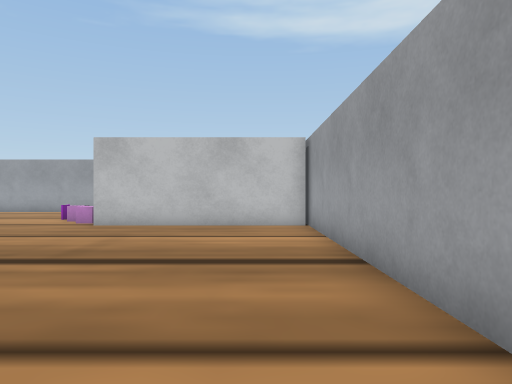
View 1 (above)

19 first-person views from a walk through a world built for the Webots simulator. The camera is 0.19 m above the floor, looks level and sees 70° across. The floor is counted in squares, 0.2 m on a side. Each view is taken from the middle of a square. On the plan, view 1 faces up. The plan holds only what a view shows up to about 13 squares ahead; the rest is blank. The robots in the file are not drawn. Webots' stock objects and surfaces are drawn as simple stand-ins.

View 2
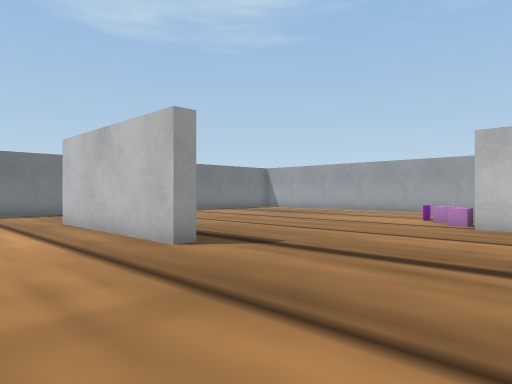

View 3
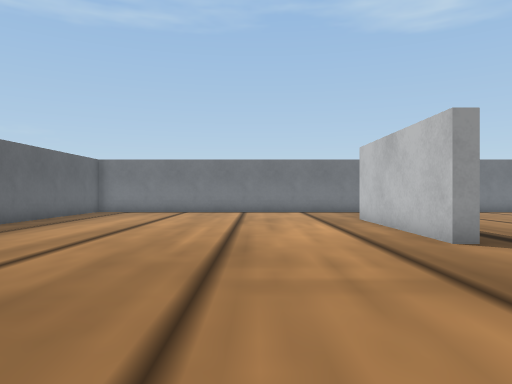

View 4
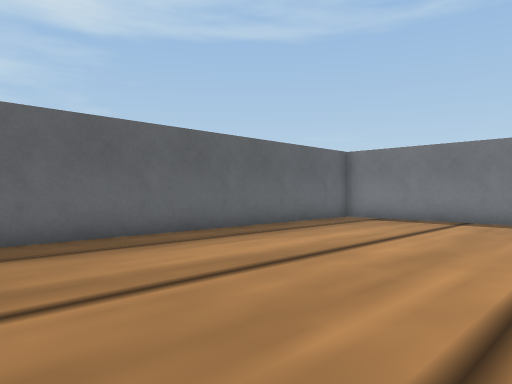

View 5
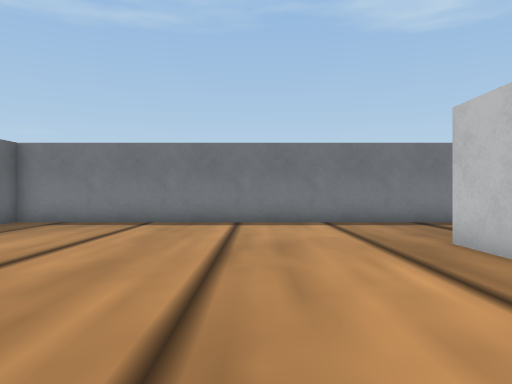

View 6
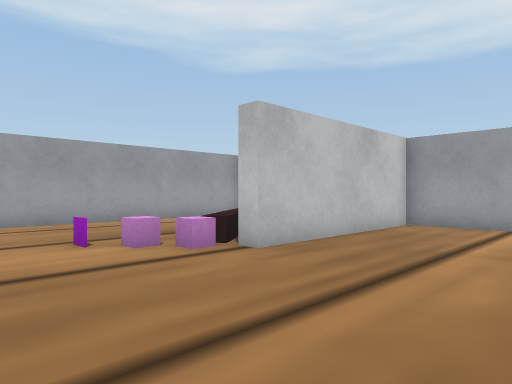

View 7
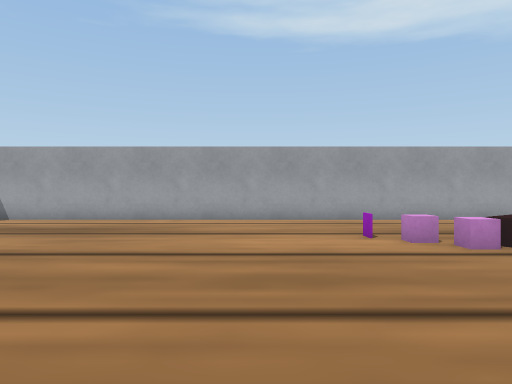

View 8
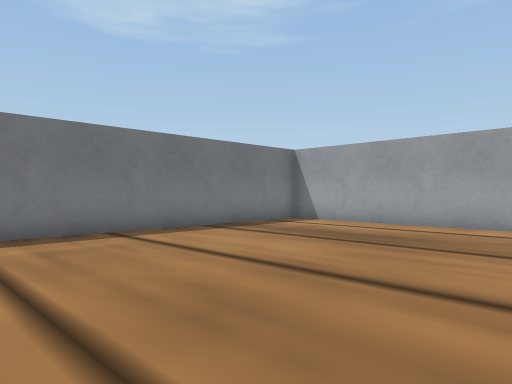

View 9
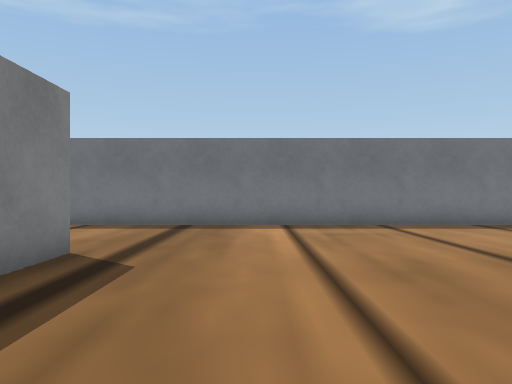

View 10
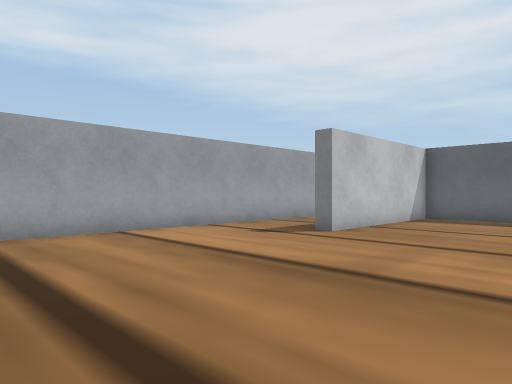

View 11
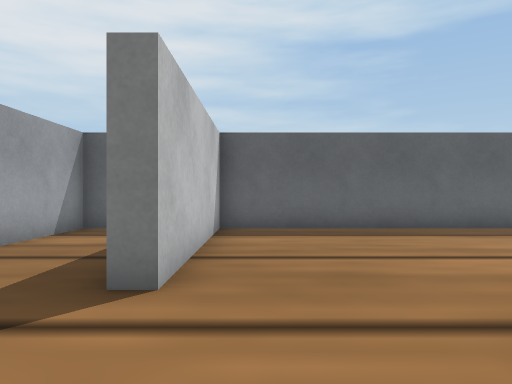

View 12
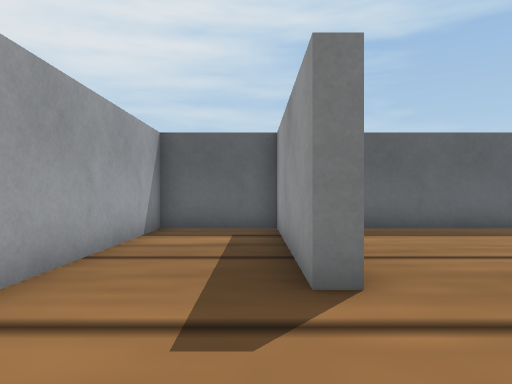

View 13
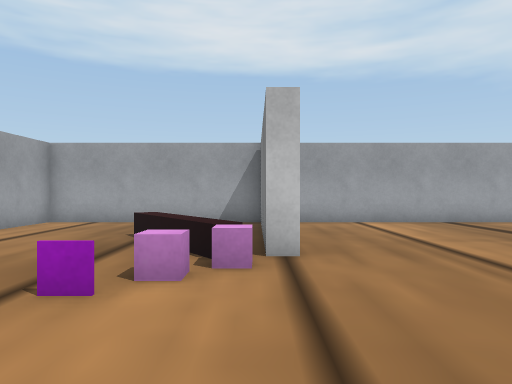

View 14
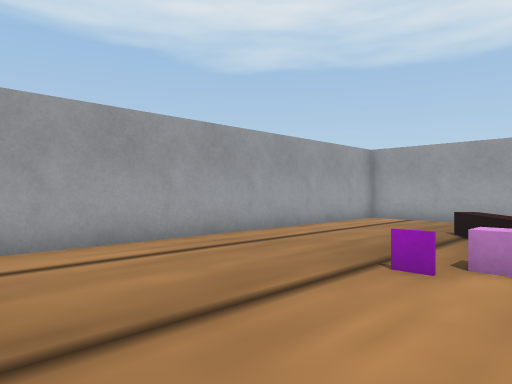

View 15
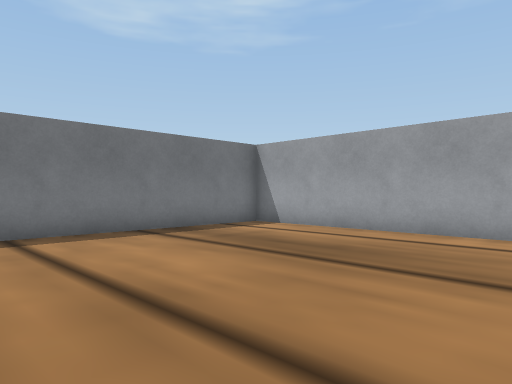

View 16
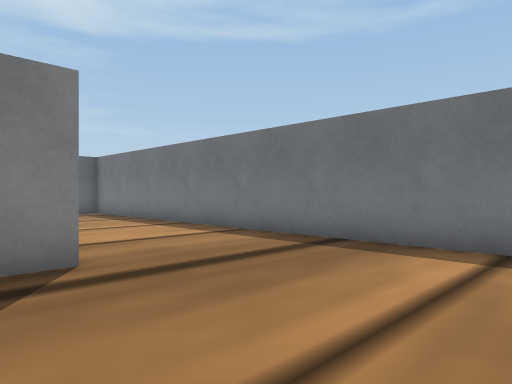

View 17
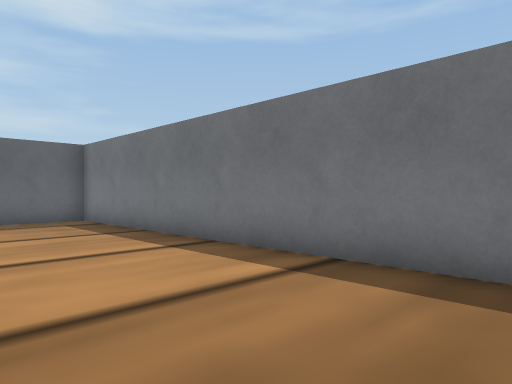

View 18
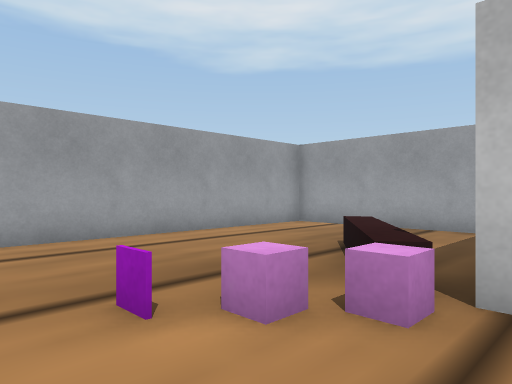

View 19
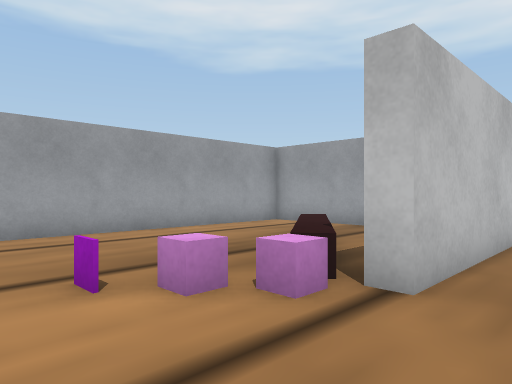

### Floor plan
Points are (right, up) in squares from view 1. A wall is a line through its corners. A room is listed if a view was taken in it or the views show most of it. See-through windows are left out.
Room 1 (views 1, 2, 3, 4, 5, 6, 7, 8, 9, 10, 11, 12, 13, 14, 15, 16, 17, 18, 19)
walls: (-7.7, 4.1) (-7.7, 3.6) (-13.7, 3.6); (-13.7, 4.1) (-12.1, 4.1); (-4.1, 10.8) (-1, 10.8); (-2.1, -1.6) (-1.6, -1.6) (-1.6, -7.5) (1.5, -7.5) (1.5, 17.5) (-18.5, 17.5) (-18.5, -7.5) (-2.1, -7.5) (-2.1, -1.6); (1.5, 10.3) (-4.6, 10.3) (-4.6, 10.9)
objects: purple box (-7, 13); magenta box (-6, 12); magenta box (-5, 11) to (-5, 12); red box (-4, 12) to (-2, 13)

Positions as (right, up) in squares from view 1, and headings:
1: (0, 0), facing up
2: (-2, 0), facing up-left
3: (-1, 0), facing left
4: (-6, 0), facing down-left
5: (-7, 0), facing left
6: (-9, 6), facing up-right
7: (-9, 5), facing up
8: (-10, 7), facing up-left
9: (-8, 7), facing left
10: (-7, 6), facing down-right
11: (-3, 2), facing down
12: (-1, 2), facing down
13: (-10, 11), facing right
14: (-11, 11), facing up-right
15: (-10, 9), facing up-left
16: (-12, 9), facing down-left
17: (-14, 5), facing down-left
18: (-8, 10), facing up-right
19: (-8, 9), facing up-right
